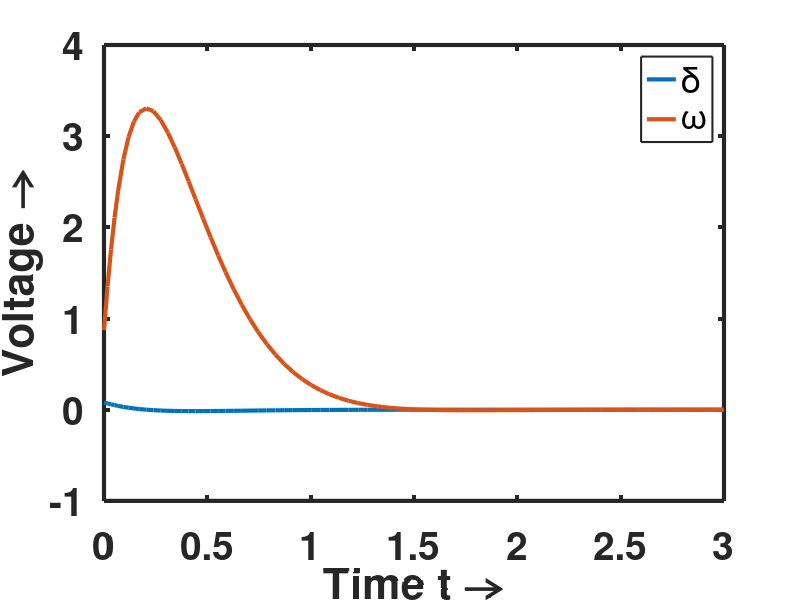

Here is the MATLAB script that generated this plot:
clear,clc

Kd=10;
Ks=0.757;
H=3.5;
omega=377;

A=[-Kd/(2*H) -Ks/(2*H);omega 0];
B=[1/(2*H);0];

x0=[0.08;0.8726];

p=[-4+2i -4-2i];

K=place(A,B,p);

tspan=[0 3];

[t,x]=ode45(@(t,x) (A-B*K)*x,tspan,x0);

figure()
plot(t,x, 'LineWidth', 3)
xlabel('Time t \rightarrow', 'FontSize', 28, 'FontWeight', 'bold')
ylabel('Voltage \rightarrow', 'FontSize', 28, 'FontWeight', 'bold')
legendObj = legend({'\delta','\omega'}, 'FontSize', 28, 'LineWidth', 1.5);
legendBox = findobj(legendObj, 'Type', 'Patch');
set(legendBox, 'LineWidth', 3)
set(gca, 'LineWidth', 3, 'FontSize', 28, 'FontWeight', 'bold')